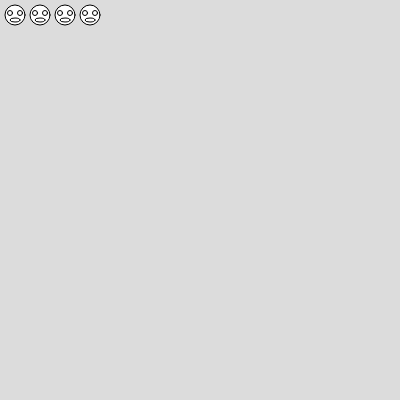
Frame 1 (no input)
Frame 60 (no input): identical to frame 1, image omitted
Frame 120 (the mouse pressed at the canvas centre since frame 60): identical to frame 1, image omitted

The p5.js sketch that drew this single still picture (run headless with seeded random() and noise() and a simulated clock; from frame 60 on, the mouse is pressed at the canvas centre):

// p5.js sketch
// ── sketch.js
function setup() {
  createCanvas(400, 400);
}

function draw() {
  background(220);
  
  translate(5,5);
  draw_head();
  
  translate(25,0);
  draw_head();

  translate(25,0);
  draw_head();

  translate(25,0);
  draw_head();
}

function draw_head() {
  circle(10,10,20);
  circle(5,8,5);
  circle(15,8,5);
  ellipse(10,15,10,4);
}
